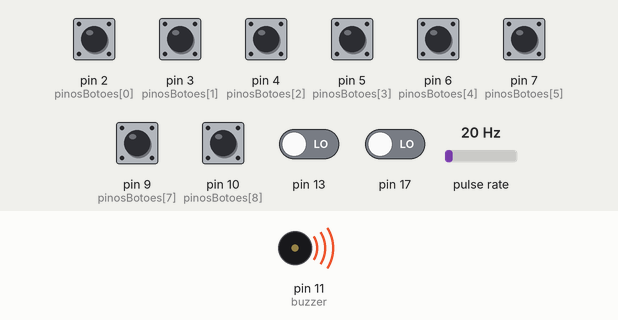
This sketch was run on a simulated Arduino Uno, built with avr-gcc and run on an emulated ATmega328P. Shown: buzzer (waves = sounding). Wiring (inferred from the names in the program): pulse sensor: data pin 8. Inputs (shaded band) come from the test bench; at power-on: pin 2 (pinosBotoes[0]), pin 3 (pinosBotoes[1]), pin 4 (pinosBotoes[2]), pin 5 (pinosBotoes[3]), pin 6 (pinosBotoes[4]), pin 7 (pinosBotoes[5]), pin 9 (pinosBotoes[7]), pin 10 (pinosBotoes[8]), pin 13, pin 17 LOW, pulse rate 20 Hz. What the sketch prints to the serial monitor is not drawn.

Above: at 0.05 s.
Timing chart, 0 to 3.5 s (numbered marks = the images above):
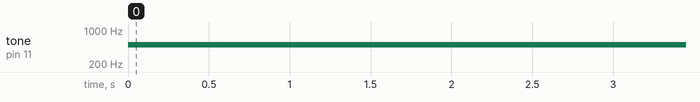

The sketch:

teste-Piano.ino
```cpp
#define buzzer 11

int pinosBotoes[9] = {2, 3, 4, 5, 6, 7, 8, 9, 10};
int botaoPressionado = 0;

void setup() {
  Serial.begin(9600);

  for(int x = 0; x <= 9; x++){
    pinMode(pinosBotoes[x], INPUT);
  }
  pinMode(buzzer, OUTPUT);
}

void loop() {

  for(int x = 0; x <= 9; x++) {
    if(digitalRead(pinosBotoes[x]) == HIGH){
      botaoPressionado = pinosBotoes[x];
      Serial.println(botaoPressionado);
      tone(buzzer, 500);
      delay(500);
      noTone(buzzer);
      break;
    }
  }
}
```

Measured:
- by itself, tone on pin 11 (buzzer): goes 500 Hz 86.0 s, silent 0.06 s, 500 Hz 0.50 s, silent 0.06 s, then 500 Hz
